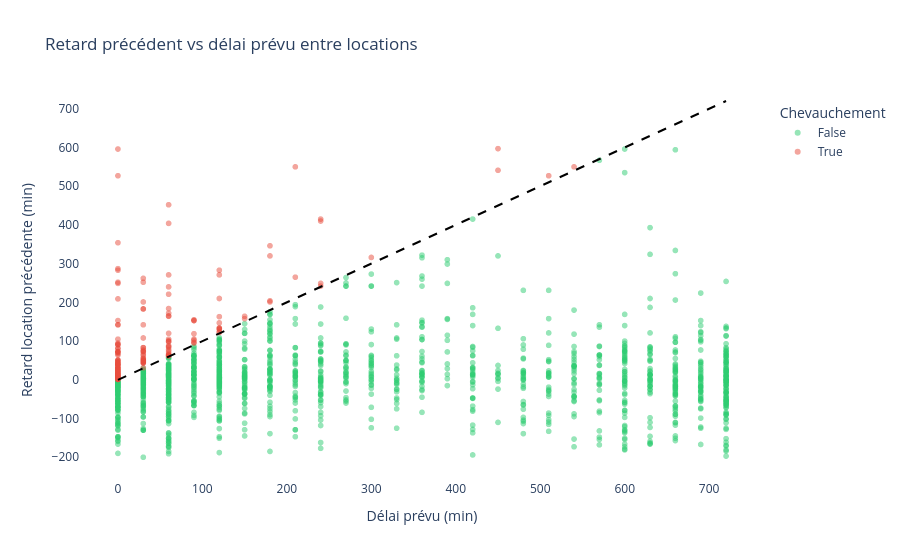

The cell this chart's notebook holds for it:
### Code cell
# Retard précédent vs délai prévu — scatter
plot_data = merged[
    (merged['prev_delay'].between(-200, 600)) &
    (merged['time_delta_with_previous_rental_in_minutes'] <= 720)
].copy()
plot_data['impact'] = plot_data['prev_delay'] > plot_data['time_delta_with_previous_rental_in_minutes']

fig = px.scatter(
    plot_data,
    x='time_delta_with_previous_rental_in_minutes',
    y='prev_delay',
    color='impact',
    title='Retard précédent vs délai prévu entre locations',
    labels={
        'time_delta_with_previous_rental_in_minutes': 'Délai prévu (min)',
        'prev_delay': 'Retard location précédente (min)',
        'impact': 'Chevauchement'
    },
    color_discrete_map={True: '#e74c3c', False: '#2ecc71'},
    opacity=0.5
)
# Ligne y = x : si le retard > délai prévu → chevauchement
fig.add_shape(type='line', x0=0, y0=0, x1=720, y1=720,
              line=dict(color='black', dash='dash'))
fig.update_layout(plot_bgcolor='white', paper_bgcolor='white')
fig.show()

### Figure 1 — Plotly figure (JSON) as saved in the notebook; plotly's stock layout.template omitted (floating-point values rounded to 4 significant figures; data arrays with more than 128 entries replaced by an {"elided": "..."} marker saying what was removed)
{"data": [{"hovertemplate": "Chevauchement=False<br>Délai prévu (min)=%{x}<br>Retard location précédente (min)=%{y}<extra></extra>", "legendgroup": "False", "marker": {"color": "#2ecc71", "opacity": 0.5, "symbol": "circle"}, "mode": "markers", "name": "False", "showlegend": true, "type": "scattergl", "x": {"elided": "1345 int values"}, "xaxis": "x", "y": {"elided": "1345 int values"}, "yaxis": "y"}, {"hovertemplate": "Chevauchement=True<br>Délai prévu (min)=%{x}<br>Retard location précédente (min)=%{y}<extra></extra>", "legendgroup": "True", "marker": {"color": "#e74c3c", "opacity": 0.5, "symbol": "circle"}, "mode": "markers", "name": "True", "showlegend": true, "type": "scattergl", "x": {"elided": "204 int values"}, "xaxis": "x", "y": {"elided": "204 int values"}, "yaxis": "y"}], "layout": {"legend": {"title": {"text": "Chevauchement"}, "tracegroupgap": 0}, "paper_bgcolor": "white", "plot_bgcolor": "white", "shapes": [{"line": {"color": "black", "dash": "dash"}, "type": "line", "x0": 0, "x1": 720, "y0": 0, "y1": 720}], "title": {"text": "Retard précédent vs délai prévu entre locations"}, "xaxis": {"anchor": "y", "domain": [0, 1], "title": {"text": "Délai prévu (min)"}}, "yaxis": {"anchor": "x", "domain": [0, 1], "title": {"text": "Retard location précédente (min)"}}}}
